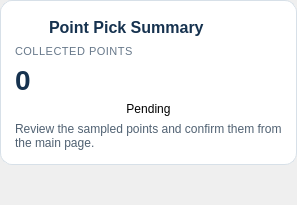
<?xml version="1.0" encoding="UTF-8"?>
<ui version="4.0">
 <class>PointPickStatusPanel</class>
 <widget class="QWidget" name="PointPickStatusPanel">
  <property name="windowTitle">
   <string>PointPickStatusPanel</string>
  </property>
  <layout class="QVBoxLayout" name="verticalLayout">
   <property name="spacing">
    <number>12</number>
   </property>
   <property name="leftMargin">
    <number>0</number>
   </property>
   <property name="topMargin">
    <number>0</number>
   </property>
   <property name="rightMargin">
    <number>0</number>
   </property>
   <property name="bottomMargin">
    <number>0</number>
   </property>
   <item>
    <widget class="QFrame" name="cardFrame">
     <property name="frameShape">
      <enum>QFrame::StyledPanel</enum>
     </property>
     <property name="styleSheet">
      <string notr="true">QFrame#cardFrame { background: white; border: 1px solid #d7e0e8; border-radius: 12px; }
QLabel#sectionTitle { font-size: 16px; font-weight: 700; color: #16324f; }
QLabel#metaTitle { color: #667789; font-size: 11px; letter-spacing: 0.5px; }
QLabel#pointCountValue { font-size: 28px; font-weight: 700; color: #16324f; }</string>
     </property>
     <layout class="QVBoxLayout" name="cardLayout">
      <property name="leftMargin">
       <number>14</number>
      </property>
      <property name="topMargin">
       <number>14</number>
      </property>
      <property name="rightMargin">
       <number>14</number>
      </property>
      <property name="bottomMargin">
       <number>14</number>
      </property>
      <item>
       <layout class="QHBoxLayout" name="titleLayout">
        <property name="spacing">
         <number>10</number>
        </property>
        <item>
         <widget class="QLabel" name="statusIconLabel">
          <property name="minimumSize">
           <size>
            <width>24</width>
            <height>24</height>
           </size>
          </property>
          <property name="maximumSize">
           <size>
            <width>24</width>
            <height>24</height>
           </size>
          </property>
          <property name="pixmap">
           <pixmap resource="pointpick.qrc">:/pointpick/pointpick-status.svg</pixmap>
          </property>
          <property name="scaledContents">
           <bool>true</bool>
          </property>
         </widget>
        </item>
        <item>
         <widget class="QLabel" name="sectionTitle">
          <property name="text">
           <string>Point Pick Summary</string>
          </property>
         </widget>
        </item>
       </layout>
      </item>
      <item>
       <widget class="QLabel" name="metaTitle">
        <property name="text">
         <string>COLLECTED POINTS</string>
        </property>
       </widget>
      </item>
      <item>
       <widget class="QLabel" name="pointCountValue">
        <property name="text">
         <string>0</string>
        </property>
       </widget>
      </item>
      <item>
       <widget class="QLabel" name="statusValue">
        <property name="text">
         <string>Pending</string>
        </property>
        <property name="alignment">
         <set>Qt::AlignCenter</set>
        </property>
       </widget>
      </item>
      <item>
       <widget class="QLabel" name="hintLabel">
        <property name="styleSheet">
         <string notr="true">color: #506172;</string>
        </property>
        <property name="wordWrap">
         <bool>true</bool>
        </property>
        <property name="text">
         <string>Review the sampled points and confirm them from the main page.</string>
        </property>
      </widget>
      </item>
     </layout>
    </widget>
   </item>
   <item>
    <spacer name="verticalSpacer">
     <property name="orientation">
      <enum>Qt::Vertical</enum>
     </property>
     <property name="sizeHint" stdset="0">
      <size>
       <width>20</width>
       <height>40</height>
      </size>
     </property>
    </spacer>
   </item>
  </layout>
 </widget>
 <resources>
  <include location="pointpick.qrc"/>
 </resources>
 <connections/>
</ui>
